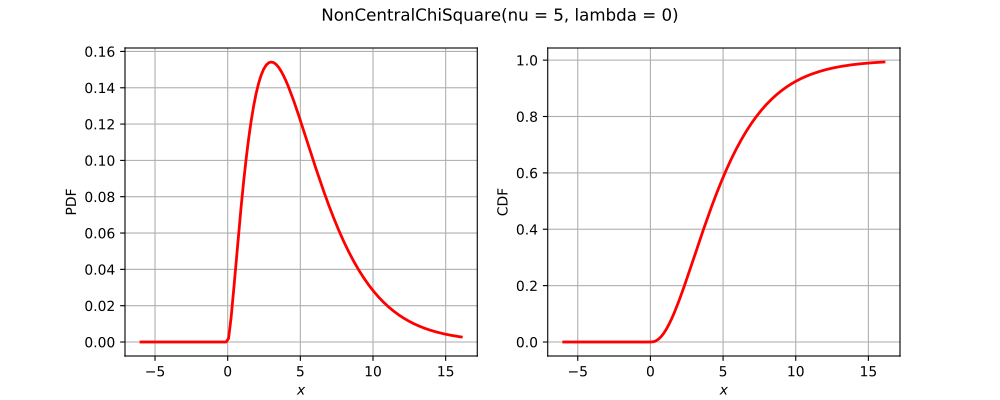

Reproduce this figure in Python.
import openturns as ot
from matplotlib import pyplot as plt
from openturns.viewer import View
if (ot.NonCentralChiSquare().__class__.__name__=='ComposedDistribution'):
    correlation = ot.CorrelationMatrix(2)
    correlation[1, 0] = 0.25
    aCopula = ot.NormalCopula(correlation)
    marginals = [ot.Normal(1.0, 2.0), ot.Normal(2.0, 3.0)]
    distribution = ot.ComposedDistribution(marginals, aCopula)
elif (ot.NonCentralChiSquare().__class__.__name__=='CumulativeDistributionNetwork'):
    distribution = ot.CumulativeDistributionNetwork([ot.Normal(2),ot.Dirichlet([0.5, 1.0, 1.5])], ot.BipartiteGraph([[0,1], [0,1]]))
else:
    distribution = ot.NonCentralChiSquare()
dimension = distribution.getDimension()
if dimension <= 2:
    if distribution.getDimension() == 1:
        distribution.setDescription(['$x$'])
        pdf_graph = distribution.drawPDF()
        cdf_graph = distribution.drawCDF()
        fig = plt.figure(figsize=(10, 4))
        plt.suptitle(str(distribution))
        pdf_axis = fig.add_subplot(121)
        cdf_axis = fig.add_subplot(122)
        View(pdf_graph, figure=fig, axes=[pdf_axis], add_legend=False)
        View(cdf_graph, figure=fig, axes=[cdf_axis], add_legend=False)
    else:
        distribution.setDescription(['$x_1$', '$x_2$'])
        pdf_graph = distribution.drawPDF()
        fig = plt.figure(figsize=(10, 5))
        plt.suptitle(str(distribution))
        pdf_axis = fig.add_subplot(111)
        View(pdf_graph, figure=fig, axes=[pdf_axis], add_legend=False)
